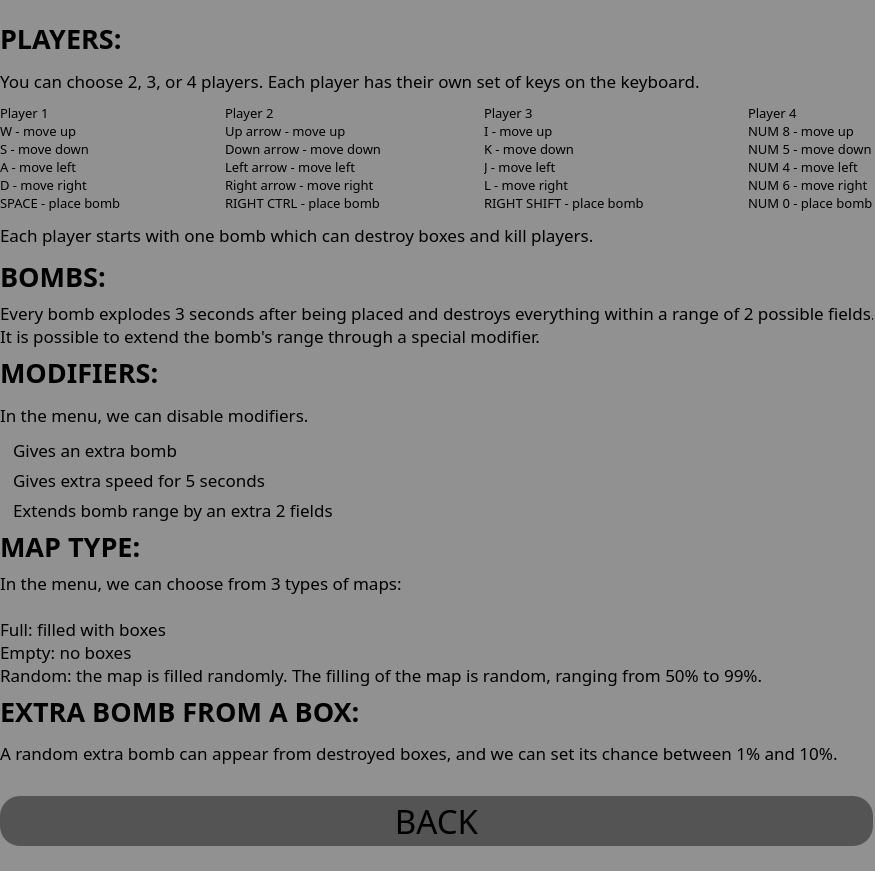
<?xml version="1.0" encoding="UTF-8"?>
<ui version="4.0">
 <class>MainWindow</class>
 <widget class="QMainWindow" name="MainWindow">
  <property name="geometry">
   <rect>
    <x>0</x>
    <y>0</y>
    <width>875</width>
    <height>871</height>
   </rect>
  </property>
  <property name="font">
   <font>
    <family>Impact</family>
   </font>
  </property>
  <property name="windowTitle">
   <string>Bomberman</string>
  </property>
  <property name="styleSheet">
   <string notr="true">background-color: #919191;</string>
  </property>
  <widget class="QWidget" name="centralwidget">
   <widget class="QWidget" name="layoutWidget">
    <property name="geometry">
     <rect>
      <x>0</x>
      <y>-20</y>
      <width>873</width>
      <height>886</height>
     </rect>
    </property>
    <layout class="QHBoxLayout" name="horizontalLayout_4">
     <item>
      <spacer name="horizontalSpacer_6">
       <property name="orientation">
        <enum>Qt::Horizontal</enum>
       </property>
       <property name="sizeHint" stdset="0">
        <size>
         <width>40</width>
         <height>20</height>
        </size>
       </property>
      </spacer>
     </item>
     <item>
      <layout class="QVBoxLayout" name="verticalLayout_2">
       <item>
        <spacer name="verticalSpacer">
         <property name="orientation">
          <enum>Qt::Vertical</enum>
         </property>
         <property name="sizeType">
          <enum>QSizePolicy::Fixed</enum>
         </property>
         <property name="sizeHint" stdset="0">
          <size>
           <width>20</width>
           <height>40</height>
          </size>
         </property>
        </spacer>
       </item>
       <item>
        <layout class="QVBoxLayout" name="verticalLayout">
         <item>
          <layout class="QHBoxLayout" name="horizontalLayout">
           <item>
            <widget class="QLabel" name="label">
             <property name="font">
              <font>
               <family>Impact</family>
               <pointsize>20</pointsize>
               <weight>75</weight>
               <bold>true</bold>
              </font>
             </property>
             <property name="text">
              <string>PLAYERS:</string>
             </property>
            </widget>
           </item>
           <item>
            <widget class="QLabel" name="label_2">
             <property name="text">
              <string/>
             </property>
             <property name="pixmap">
              <pixmap>images/animations/yellow/walk-front1-yellow.png</pixmap>
             </property>
             <property name="alignment">
              <set>Qt::AlignCenter</set>
             </property>
            </widget>
           </item>
           <item>
            <widget class="QLabel" name="label_3">
             <property name="text">
              <string/>
             </property>
             <property name="pixmap">
              <pixmap>images/animations/red/walk-front1-red.png</pixmap>
             </property>
             <property name="alignment">
              <set>Qt::AlignCenter</set>
             </property>
            </widget>
           </item>
           <item>
            <widget class="QLabel" name="label_4">
             <property name="text">
              <string/>
             </property>
             <property name="pixmap">
              <pixmap>images/animations/blue/walk-front1-blue.png</pixmap>
             </property>
             <property name="alignment">
              <set>Qt::AlignCenter</set>
             </property>
            </widget>
           </item>
           <item>
            <widget class="QLabel" name="label_5">
             <property name="text">
              <string/>
             </property>
             <property name="pixmap">
              <pixmap>images/animations/green/green-idle-front.png</pixmap>
             </property>
             <property name="alignment">
              <set>Qt::AlignCenter</set>
             </property>
            </widget>
           </item>
          </layout>
         </item>
         <item>
          <widget class="QLabel" name="label_6">
           <property name="font">
            <font>
             <family>Impact</family>
             <pointsize>13</pointsize>
            </font>
           </property>
           <property name="text">
            <string>You can choose 2, 3, or 4 players. Each player has their own set of keys on the keyboard.</string>
           </property>
          </widget>
         </item>
         <item>
          <layout class="QHBoxLayout" name="horizontalLayout_2">
           <item>
            <widget class="QLabel" name="label_7">
             <property name="font">
              <font>
               <family>Impact</family>
               <pointsize>10</pointsize>
              </font>
             </property>
             <property name="text">
              <string>Player 1
W - move up
S - move down
A - move left
D - move right
SPACE - place bomb</string>
             </property>
            </widget>
           </item>
           <item>
            <spacer name="horizontalSpacer">
             <property name="orientation">
              <enum>Qt::Horizontal</enum>
             </property>
             <property name="sizeHint" stdset="0">
              <size>
               <width>40</width>
               <height>20</height>
              </size>
             </property>
            </spacer>
           </item>
           <item>
            <widget class="QLabel" name="label_8">
             <property name="font">
              <font>
               <family>Impact</family>
               <pointsize>10</pointsize>
              </font>
             </property>
             <property name="text">
              <string>Player 2
Up arrow - move up
Down arrow - move down
Left arrow - move left
Right arrow - move right
RIGHT CTRL - place bomb</string>
             </property>
            </widget>
           </item>
           <item>
            <spacer name="horizontalSpacer_2">
             <property name="orientation">
              <enum>Qt::Horizontal</enum>
             </property>
             <property name="sizeHint" stdset="0">
              <size>
               <width>40</width>
               <height>20</height>
              </size>
             </property>
            </spacer>
           </item>
           <item>
            <widget class="QLabel" name="label_9">
             <property name="font">
              <font>
               <family>Impact</family>
               <pointsize>10</pointsize>
              </font>
             </property>
             <property name="text">
              <string>Player 3
I - move up
K - move down
J - move left
L - move right
RIGHT SHIFT - place bomb</string>
             </property>
            </widget>
           </item>
           <item>
            <spacer name="horizontalSpacer_3">
             <property name="orientation">
              <enum>Qt::Horizontal</enum>
             </property>
             <property name="sizeHint" stdset="0">
              <size>
               <width>40</width>
               <height>20</height>
              </size>
             </property>
            </spacer>
           </item>
           <item>
            <widget class="QLabel" name="label_10">
             <property name="font">
              <font>
               <family>Impact</family>
               <pointsize>10</pointsize>
              </font>
             </property>
             <property name="text">
              <string>Player 4
NUM 8 - move up
NUM 5 - move down
NUM 4 - move left
NUM 6 - move right
NUM 0 - place bomb</string>
             </property>
            </widget>
           </item>
          </layout>
         </item>
         <item>
          <widget class="QLabel" name="label_11">
           <property name="font">
            <font>
             <family>Impact</family>
             <pointsize>13</pointsize>
            </font>
           </property>
           <property name="text">
            <string>Each player starts with one bomb which can destroy boxes and kill players.</string>
           </property>
          </widget>
         </item>
         <item>
          <layout class="QHBoxLayout" name="horizontalLayout_3">
           <item>
            <widget class="QLabel" name="label_12">
             <property name="font">
              <font>
               <family>Impact</family>
               <pointsize>20</pointsize>
               <weight>75</weight>
               <bold>true</bold>
              </font>
             </property>
             <property name="text">
              <string>BOMBS:</string>
             </property>
            </widget>
           </item>
           <item>
            <widget class="QLabel" name="label_13">
             <property name="text">
              <string/>
             </property>
             <property name="pixmap">
              <pixmap>images/gui/bomb.png</pixmap>
             </property>
             <property name="alignment">
              <set>Qt::AlignCenter</set>
             </property>
            </widget>
           </item>
           <item>
            <spacer name="horizontalSpacer_4">
             <property name="orientation">
              <enum>Qt::Horizontal</enum>
             </property>
             <property name="sizeHint" stdset="0">
              <size>
               <width>40</width>
               <height>20</height>
              </size>
             </property>
            </spacer>
           </item>
          </layout>
         </item>
         <item>
          <widget class="QLabel" name="label_14">
           <property name="font">
            <font>
             <family>Impact</family>
             <pointsize>13</pointsize>
            </font>
           </property>
           <property name="text">
            <string>Every bomb explodes 3 seconds after being placed and destroys everything within a range of 2 possible fields.
It is possible to extend the bomb's range through a special modifier.</string>
           </property>
          </widget>
         </item>
         <item>
          <widget class="QLabel" name="label_15">
           <property name="font">
            <font>
             <family>Impact</family>
             <pointsize>20</pointsize>
             <weight>75</weight>
             <bold>true</bold>
            </font>
           </property>
           <property name="text">
            <string>MODIFIERS:</string>
           </property>
          </widget>
         </item>
         <item>
          <widget class="QLabel" name="label_19">
           <property name="font">
            <font>
             <family>Impact</family>
             <pointsize>13</pointsize>
            </font>
           </property>
           <property name="text">
            <string>In the menu, we can disable modifiers.</string>
           </property>
          </widget>
         </item>
         <item>
          <layout class="QGridLayout" name="gridLayout">
           <item row="1" column="0">
            <widget class="QLabel" name="label_17">
             <property name="text">
              <string/>
             </property>
             <property name="pixmap">
              <pixmap>images/gui/speed.png</pixmap>
             </property>
             <property name="alignment">
              <set>Qt::AlignCenter</set>
             </property>
            </widget>
           </item>
           <item row="2" column="1">
            <widget class="QLabel" name="label_22">
             <property name="font">
              <font>
               <family>Impact</family>
               <pointsize>13</pointsize>
              </font>
             </property>
             <property name="text">
              <string>Extends bomb range by an extra 2 fields</string>
             </property>
            </widget>
           </item>
           <item row="1" column="1">
            <widget class="QLabel" name="label_21">
             <property name="font">
              <font>
               <family>Impact</family>
               <pointsize>13</pointsize>
              </font>
             </property>
             <property name="text">
              <string>Gives extra speed for 5 seconds</string>
             </property>
            </widget>
           </item>
           <item row="0" column="0">
            <widget class="QLabel" name="label_16">
             <property name="text">
              <string/>
             </property>
             <property name="pixmap">
              <pixmap>images/gui/bomb_2.png</pixmap>
             </property>
             <property name="alignment">
              <set>Qt::AlignCenter</set>
             </property>
            </widget>
           </item>
           <item row="2" column="0">
            <widget class="QLabel" name="label_18">
             <property name="text">
              <string/>
             </property>
             <property name="pixmap">
              <pixmap>images/gui/fire.png</pixmap>
             </property>
             <property name="alignment">
              <set>Qt::AlignCenter</set>
             </property>
            </widget>
           </item>
           <item row="0" column="1">
            <widget class="QLabel" name="label_20">
             <property name="font">
              <font>
               <family>Impact</family>
               <pointsize>13</pointsize>
              </font>
             </property>
             <property name="text">
              <string>Gives an extra bomb</string>
             </property>
            </widget>
           </item>
           <item row="0" column="2">
            <spacer name="horizontalSpacer_5">
             <property name="orientation">
              <enum>Qt::Horizontal</enum>
             </property>
             <property name="sizeHint" stdset="0">
              <size>
               <width>40</width>
               <height>20</height>
              </size>
             </property>
            </spacer>
           </item>
          </layout>
         </item>
         <item>
          <widget class="QLabel" name="label_23">
           <property name="font">
            <font>
             <family>Impact</family>
             <pointsize>20</pointsize>
             <weight>75</weight>
             <bold>true</bold>
            </font>
           </property>
           <property name="text">
            <string>MAP TYPE:</string>
           </property>
          </widget>
         </item>
         <item>
          <widget class="QLabel" name="label_24">
           <property name="font">
            <font>
             <family>Impact</family>
             <pointsize>13</pointsize>
            </font>
           </property>
           <property name="text">
            <string>In the menu, we can choose from 3 types of maps:

Full: filled with boxes
Empty: no boxes
Random: the map is filled randomly. The filling of the map is random, ranging from 50% to 99%.</string>
           </property>
          </widget>
         </item>
         <item>
          <widget class="QLabel" name="label_25">
           <property name="font">
            <font>
             <family>Impact</family>
             <pointsize>20</pointsize>
             <weight>75</weight>
             <bold>true</bold>
            </font>
           </property>
           <property name="text">
            <string>EXTRA BOMB FROM A BOX:</string>
           </property>
          </widget>
         </item>
         <item>
          <widget class="QLabel" name="label_26">
           <property name="font">
            <font>
             <family>Impact</family>
             <pointsize>13</pointsize>
            </font>
           </property>
           <property name="text">
            <string>A random extra bomb can appear from destroyed boxes, and we can set its chance between 1% and 10%.</string>
           </property>
          </widget>
         </item>
        </layout>
       </item>
       <item>
        <spacer name="verticalSpacer_2">
         <property name="orientation">
          <enum>Qt::Vertical</enum>
         </property>
         <property name="sizeType">
          <enum>QSizePolicy::Fixed</enum>
         </property>
         <property name="sizeHint" stdset="0">
          <size>
           <width>20</width>
           <height>20</height>
          </size>
         </property>
        </spacer>
       </item>
       <item>
        <widget class="QPushButton" name="back_pushbutton">
         <property name="font">
          <font>
           <family>Impact</family>
           <pointsize>25</pointsize>
          </font>
         </property>
         <property name="styleSheet">
          <string notr="true">QPushButton {
    border-radius: 20px;
    background-color: #545454;
    padding: 2px;
}

QPushButton:hover {
    background-color: #6c6c6c; 
}

QPushButton:pressed {
    background-color: #3c3c3c;
}</string>
         </property>
         <property name="text">
          <string>BACK</string>
         </property>
        </widget>
       </item>
       <item>
        <spacer name="verticalSpacer_3">
         <property name="orientation">
          <enum>Qt::Vertical</enum>
         </property>
         <property name="sizeType">
          <enum>QSizePolicy::Fixed</enum>
         </property>
         <property name="sizeHint" stdset="0">
          <size>
           <width>20</width>
           <height>20</height>
          </size>
         </property>
        </spacer>
       </item>
      </layout>
     </item>
     <item>
      <spacer name="horizontalSpacer_7">
       <property name="orientation">
        <enum>Qt::Horizontal</enum>
       </property>
       <property name="sizeHint" stdset="0">
        <size>
         <width>40</width>
         <height>20</height>
        </size>
       </property>
      </spacer>
     </item>
    </layout>
   </widget>
  </widget>
  <widget class="QMenuBar" name="menubar">
   <property name="geometry">
    <rect>
     <x>0</x>
     <y>0</y>
     <width>875</width>
     <height>21</height>
    </rect>
   </property>
  </widget>
  <widget class="QStatusBar" name="statusbar"/>
 </widget>
 <resources/>
 <connections/>
</ui>
